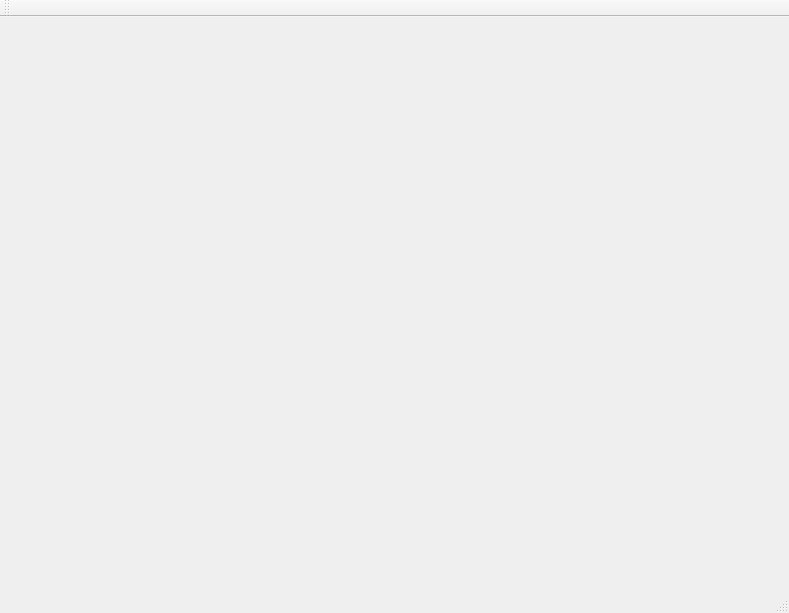
<?xml version="1.0" encoding="UTF-8"?>
<ui version="4.0">
 <class>MainWindow</class>
 <widget class="QMainWindow" name="MainWindow">
  <property name="geometry">
   <rect>
    <x>0</x>
    <y>0</y>
    <width>789</width>
    <height>613</height>
   </rect>
  </property>
  <property name="windowTitle">
   <string>MainWindow</string>
  </property>
  <widget class="QWidget" name="centralWidget">
   <widget class="QLabel" name="window">
    <property name="geometry">
     <rect>
      <x>20</x>
      <y>20</y>
      <width>500</width>
      <height>500</height>
     </rect>
    </property>
    <property name="text">
     <string/>
    </property>
   </widget>
  </widget>
  <widget class="QMenuBar" name="menuBar">
   <property name="geometry">
    <rect>
     <x>0</x>
     <y>0</y>
     <width>789</width>
     <height>27</height>
    </rect>
   </property>
  </widget>
  <widget class="QToolBar" name="mainToolBar">
   <attribute name="toolBarArea">
    <enum>TopToolBarArea</enum>
   </attribute>
   <attribute name="toolBarBreak">
    <bool>false</bool>
   </attribute>
  </widget>
  <widget class="QStatusBar" name="statusBar"/>
 </widget>
 <layoutdefault spacing="6" margin="11"/>
 <resources/>
 <connections/>
</ui>
